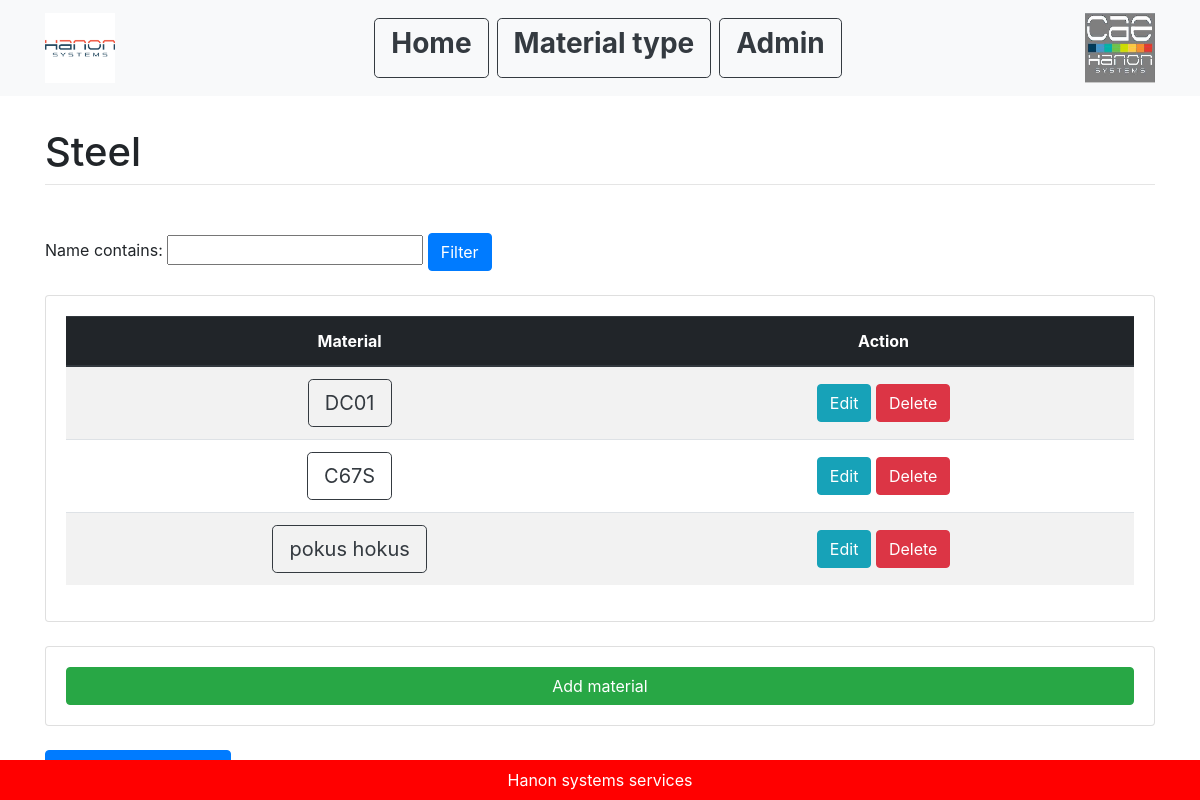
/material_type_list/2, run on an earlier commit of the app's database.
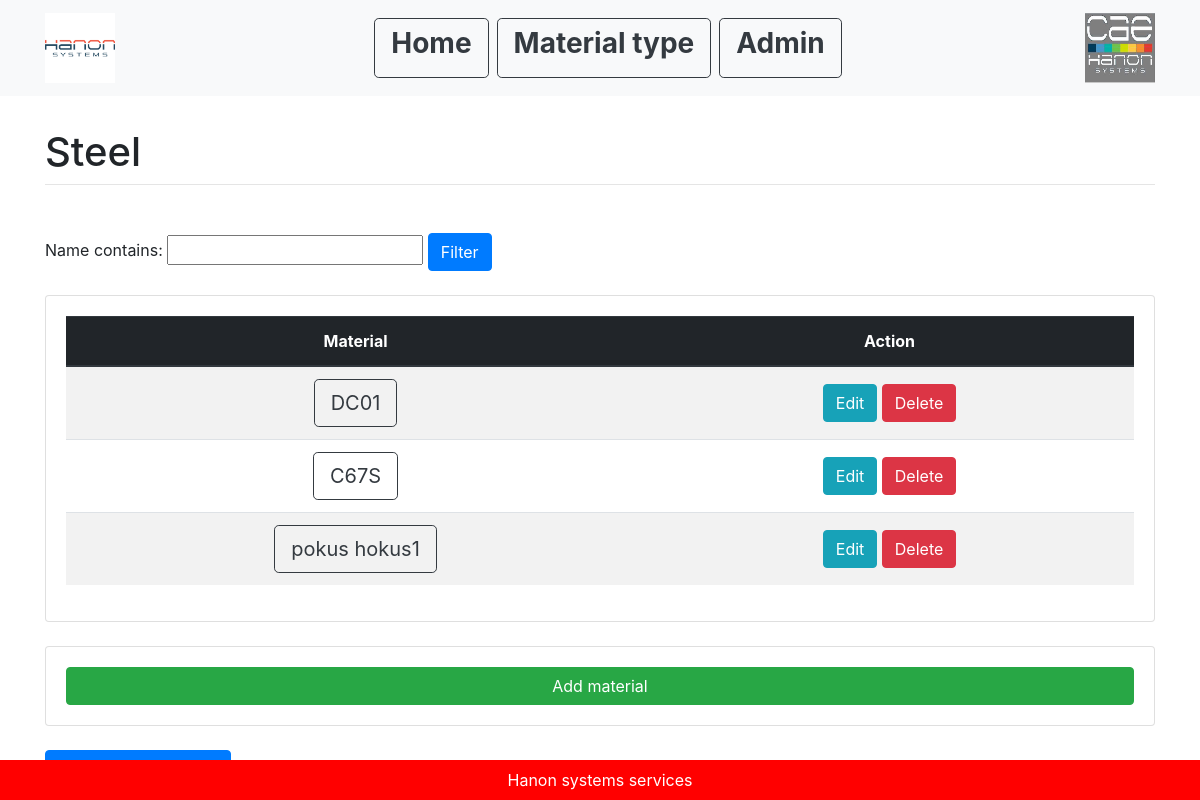
And on a later commit of the database.
### main/models.py (models this page shows, shortened)
class Material(models.Model):
    name = models.CharField(max_length=200, unique=True)
    E = models.FloatField()
    nu = models.FloatField()
    Rm = models.FloatField()
    Re = models.FloatField()
    Ru = models.FloatField()
    comment = models.CharField(max_length=1000)
    material_type_id = models.ForeignKey(MaterialType, on_delete=models.CASCADE)

### main/views.py (the view)
# urls.py: path('material_type_list/<int:material_type_id>', views.material_list, name= "material_list"),
def material_list(response, material_type_id):
    material_type = MaterialType.objects.get(pk=material_type_id)
    if len(material_type.hose_set.all()) != 0:
        hose_ls = Hose.objects.filter(material_type_id=material_type_id)
        my_filter = MaterialFilter(response.GET, queryset=hose_ls)
        hose_ls = my_filter.qs
        return render(response, "main/hose_list.html", {
            "hose_ls": hose_ls,
            "material_type": material_type,
            "my_filter": my_filter,
        })
    else:
        material_ls = Material.objects.filter(material_type_id=material_type_id)
        my_filter = MaterialFilter(response.GET, queryset=material_ls)
        material_ls = my_filter.qs
        return render(response, "main/material_list.html", {
            "material_ls": material_ls,
            "material_type": material_type,
            "my_filter": my_filter,
            })

### main/templates/main/material_list.html (shortened to what this page needs)
{% extends "main/base.html" %}
{% block content %}
<br>
<h1 class="mt-2">{{material_type.name}}</h1>
<hr class="mt-0 mb-4">
<br>
<div>
   <form method="get">
   {{my_filter.form}}
   <button class="btn btn-primary" type="submit">Filter</button>
   </form>
</div>
<br>
<div class="card card-body">
   <table class="table table-striped">
     <thead class="thead-dark">
     <tr>
         <th class="text-center align-middle" scope="col">Material </th>
         <th class="text-center align-middle" scope="col">Action</th>
     </tr>
     </thead>
     <tbody>
         {% for item in material_ls %}
         <tr>
             <td class="text-center align-middle">
                 <a class="btn btn-outline-dark btn-lg" href="{%url 'material_info' material_type.id item.id%}" role="button">{{item.name}}</a>
             </td>
             <td class="text-center align-middle">
               <a class="btn btn-info" href="{%url 'update_material' material_type.id item.id%}">Edit</a>
               <a class="btn btn-danger" href="{%url 'delete_material' material_type.id item.id%}">Delete</a>
             </td>
         </tr>
         {% empty %}
         <h2>Sorry no available data</h2>
         {% endfor %}
     </tbody>
   </table>
</div>
<br>
<div class="card card-body">
    <a class="btn btn-success " href="{%url 'create_material' material_type.id %}">Add material</a>
</div>
<br>
<a class="btn btn-primary" href="/material_type_list" role="button">Back to material type</a>
{% endblock %}

What changed in the data, as far as the page shows it:
changed Material: name "pokus hokus" → "pokus hokus1"
